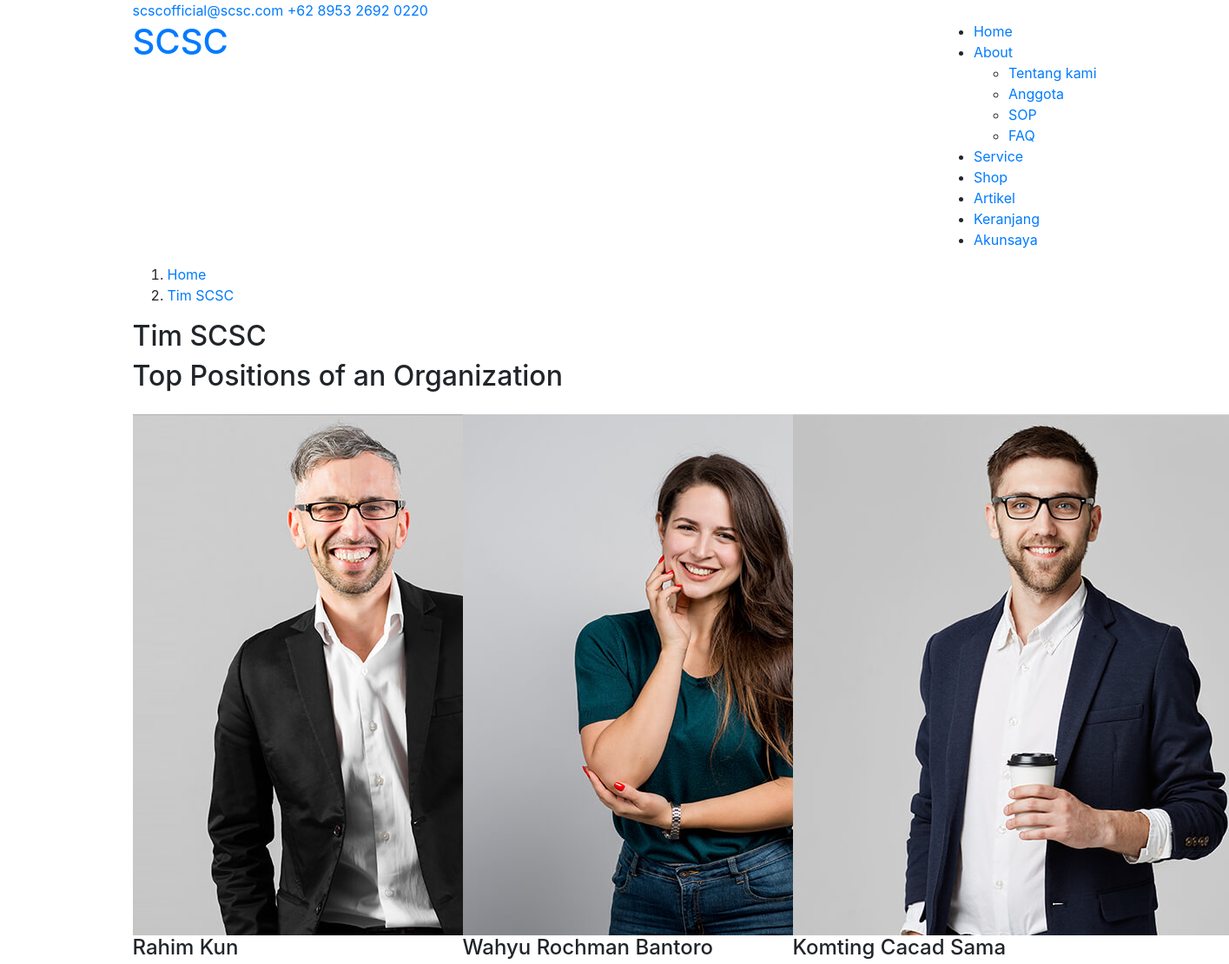
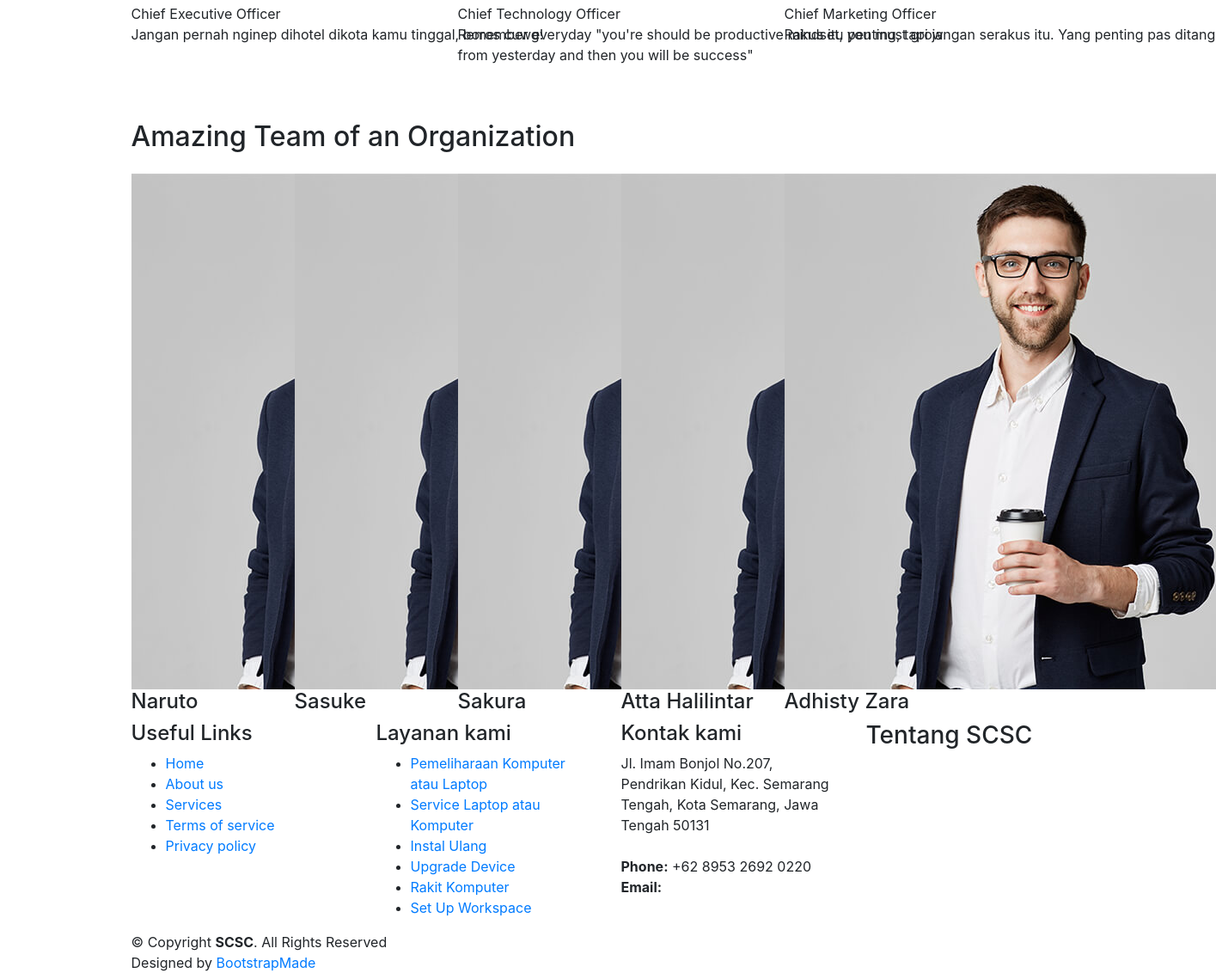
Page /index.php/tim on the committed database (2 pictures, top to bottom).
### tables this page shows
CREATE TABLE `homemenu` (
  `id` int(191) NOT NULL,
  `name` varchar(191) NOT NULL,
  `value` varchar(191) NOT NULL,
  `status` int(191) NOT NULL
);

CREATE TABLE `homemenuabout` (
  `id` int(191) NOT NULL,
  `name` varchar(191) NOT NULL,
  `value` varchar(191) NOT NULL,
  `status` int(191) NOT NULL
);

CREATE TABLE `user` (
  `id` int(191) NOT NULL,
  `name` varchar(191) NOT NULL,
  `photo` varchar(191) NOT NULL,
  `email` varchar(191) NOT NULL,
  `telp` varchar(191) NOT NULL,
  `birthday` varchar(191) NOT NULL,
  `jobs` varchar(191) NOT NULL,
  `gender` varchar(191) NOT NULL,
  `address` text NOT NULL,
  `role` int(191) NOT NULL,
  `status` varchar(191) NOT NULL,
  `complete` int(191) NOT NULL,
  `twitter` varchar(191) NOT NULL,
  `instagram` varchar(191) NOT NULL,
  `facebook` varchar(191) NOT NULL,
  `linkedin` varchar(191) NOT NULL,
  `password` text NOT NULL
);

CREATE TABLE `service` (
  `id` int(191) NOT NULL,
  `icon` varchar(191) NOT NULL,
  `name` varchar(191) NOT NULL,
  `description` text NOT NULL,
  `estimation` varchar(191) NOT NULL,
  `level` int(191) NOT NULL,
  `price` int(191) NOT NULL,
  `status` int(191) NOT NULL
);

### application/controllers/tim.php (called while the page is built, shortened)
<?php
class tim extends CI_Controller
{
    public function index(){
        $data['title'] = "Tim SCSC";
        $tempVar = $this->scsc->getAll("homemenu");
        $data['menu'] = $tempVar;
        $tempVar = $this->scsc->getAll("homemenuabout");
        $data['submenu'] = $tempVar;
        $tempVar = $this->scsc->getData("profil",array('name'=>'logo'));
        $tempVar = $tempVar[0]["value"];
        $data['logo'] = $tempVar;
        $tempVar = $this->scsc->getData("profil",array('name'=>'singkatan'));
        $tempVar = $tempVar[0]["value"];
        $data['singkatan'] = $tempVar;
        $tempVar = $this->scsc->getData("profil",array('name'=>'email'));
        $tempVar = $tempVar[0]["value"];
        $data['email'] = $tempVar;
        $tempVar = $this->scsc->getData("profil",array('name'=>'alamat'));
        $tempVar = $tempVar[0]["value"];
        $data['alamat'] = $tempVar;
        $tempVar = $this->scsc->getData("profil",array('name'=>'telp'));
        $tempVar = $tempVar[0]["value"];
        $data['telp'] = $tempVar;
        $tempVar = $this->scsc->getData("profil",array('name'=>'twitter'));
        $tempVar = $tempVar[0]["value"];
        $data['twitter'] = $tempVar;
        $tempVar = $this->scsc->getData("profil",array('name'=>'facebook'));
        $tempVar = $tempVar[0]["value"];
        $data['facebook'] = $tempVar;
        $tempVar = $this->scsc->getData("profil",array('name'=>'instagram'));
        $tempVar = $tempVar[0]["value"];
        $data['instagram'] = $tempVar;
        $tempVar = $this->scsc->getData("profil",array('name'=>'skype'));
        $tempVar = $tempVar[0]["value"];
        $data['skype'] = $tempVar;
        $tempVar = $this->scsc->getData("profil",array('name'=>'linkedin'));
        $tempVar = $tempVar[0]["value"];
        $data['linkedin'] = $tempVar;
        $tempVar = $this->scsc->getAll("corefitur");
        $data['mainfitur'] = $tempVar;
        $tempVar = $this->scsc->getData("user",array('role'=>1));
        $data['role1'] = $tempVar[0]['name'];
        $data['twitter1'] = $tempVar[0]['twitter'];
        $data['facebook1'] = $tempVar[0]['facebook'];
        $data['instagram1'] = $tempVar[0]['instagram'];
        $data['linkedin1'] = $tempVar[0]['linkedin'];
        $tempVar = $this->scsc->getData("job",array('id_user'=>$tempVar[0]['id']));
        $data['quotes1'] = $tempVar[0]['quotes'];
        $tempVar = $this->scsc->getData("user",array('role'=>'2'));
        $data['role2'] = $tempVar[0]['name'];
        $data['twitter2'] = $tempVar[0]['twitter'];
        $data['facebook2'] = $tempVar[0]['facebook'];
        $data['instagram2'] = $tempVar[0]['instagram'];
        $data['linkedin2'] = $tempVar[0]['linkedin'];
        $tempVar = $this->scsc->getData("job",array('id_user'=>$tempVar[0]['id']));
        $data['quotes2'] = $tempVar[0]['quotes'];
        $tempVar = $this->scsc->getData("user",array('role'=>'3'));
        $data['role3'] = $tempVar[0]['name'];
        $data['twitter3'] = $tempVar[0]['twitter'];
        $data['facebook3'] = $tempVar[0]['facebook'];
        $data['instagram3'] = $tempVar[0]['instagram'];
        $data['linkedin3'] = $tempVar[0]['linkedin'];
        $tempVar = $this->scsc->getData("job",array('id_user'=>$tempVar[0]['id']));
        $data['quotes3'] = $tempVar[0]['quotes'];
        $tempVar = $this->scsc->getData("user",array('role'=>'4'));
        $data['role4'] = $tempVar;
        $tempVar = $this->scsc->getData("user",array('role'=>'5'));
        $data['role5'] = $tempVar;
        $tempVar = $this->scsc->getData("user",array('role'=>'6'));
        $data['role6'] = $tempVar;
        $tempVar = $this->scsc->getData("service",array('status'=>'1'));
        $data['services'] = $tempVar;
        $data['link'] = "Tim SCSC";
        $data['active'] = 0;
        $data['dd'] = 2;
        $data['dda'] = 2;
        $this->load->view('home/header', $data);
        $this->load->view('home/top', $data);
        $this->load->view('home/tim', $data);
        $this->load->view('home/footer', $data);
    }
}

### index.php (called while the page is built, shortened)
<?php
require_once BASEPATH.'core/CodeIgniter.php';

### application/models/scsc.php (called while the page is built, shortened)
<?php
class scsc extends CI_Model
{
    public function getData($dataBase, $where)
    {
        return $this->db->get_where($dataBase, $where)->result_array();
    }
    public function getAll($tabel)
    {
        return $this->db->get($tabel)->result_array();
    }
}

### application/views/home/tim.php (the view, shortened to what this page needs)
<main id="main">
    <section id="breadcrumbs" class="breadcrumbs">
      <div class="container">
        <ol>
          <li><a href="<?= base_url();?>">Home</a></li>
          <li><a href="<?= base_url();?>tim" ><?= $link;?></a></li>
        </ol>
        <h2><?= $link;?></h2>
      </div>
    </section>
    <section id="team" class="team">
      <div class="container">
        <h2>Top Positions of an Organization</h2>
        <div class="row mt-4">
          <div class="col-lg-4 col-md-6 d-flex align-items-stretch">
            <div class="member">
              <img src="assets/img/team/team-1.jpg" alt="">
              <h4><?= ucwords(strtolower($role1));?></h4>
              <span>Chief Executive Officer</span>
              <p>
                <?= $quotes1;?>
              </p>
            </div>
          </div>
          <div class="col-lg-4 col-md-6 d-flex align-items-stretch">
            <div class="member">
              <img src="assets/img/team/team-2.jpg" alt="">
              <h4><?= ucwords(strtolower($role2));?></h4>
              <span>Chief Technology Officer</span>
              <p>
                <?= $quotes2;?>
              </p>
            </div>
          </div>
          <div class="col-lg-4 col-md-6 d-flex align-items-stretch">
            <div class="member">
              <img src="assets/img/team/team-3.jpg" alt="">
              <h4><?= ucwords(strtolower($role3));?></h4>
              <span>Chief Marketing Officer</span>
              <p>
                <?= $quotes3;?>
              </p>
            </div>
          </div>
        </div>
        <h2 class="mt-5">Amazing Team of an Organization</h2>
        <div class="row mt-4">
          <?php foreach($role4 as $r4):?>
          <div class="col-2 d-flex align-items-stretch">
            <div class="member">
              <h4><?= ucwords(strtolower($r4['name']));?></h4>
            </div>
          </div>
          <?php endforeach;?>
          <?php foreach($role5 as $r5):?>
          <div class="col-2 d-flex align-items-stretch">
            <div class="member">
              <h4><?= ucwords(strtolower($r5['name']));?></h4>
            </div>
          </div>
          <?php endforeach;?>
          <?php foreach($role6 as $r6):?>
          <div class="col-2 d-flex align-items-stretch">
            <div class="member">
              <img src="assets/img/team/team-3.jpg" alt="">
              <h4><?= ucwords(strtolower($r6['name']));?></h4>
            </div>
          </div>
          <?php endforeach;?>
        </div>
      </div>
    </section>
</main>

### application/views/home/top.php (shortened to what this page needs)
<body>
  <section id="topbar" class="d-none d-lg-block">
    <div class="container d-flex">
      <div class="contact-info mr-auto">
        <i class="icofont-envelope"></i><a href="mailto:<?= $email; ?>" target="_blank" ><?= $email; ?></a>
        <i class="icofont-phone"></i> <a href="tel:<?= $telp; ?>" target="_blank" ><?= $telp; ?></a>
      </div>
    </div>
  </section>
  <header id="header">
    <div class="container d-flex">
      <div class="logo mr-auto">
        <h1 class="text-light"><a href="<?= base_url()?>"><span><?= $singkatan; ?></span></a></h1>
      </div>
      <nav class="nav-menu d-none d-lg-block">
        <ul>
          <?php $a=1;
            foreach($menu as $nama):?>
            <?php if($a == $active && $nama['id'] != $dd):?>
              <li class="active"><a href="<?= base_url().strtolower($nama['value']);?>"><?= $nama['name'];?></a></li>
            <?php elseif($nama['id'] == $dd):?>
              <li class="drop-down"><a href="#"><?= $nama['name'];?></a>
                <ul>
                  <?php $b=1; foreach($submenu as $subnama):?>
                    <?php if($subnama['id'] != $dda):?>
                      <li>
                    <?php else:?>
                      <li class="active">
                    <?php endif;?>
                    <a href="<?= base_url().strtolower($subnama['name']);?>"><?= $subnama['value'];?></a></li>
                  <?php endforeach;?>
                </ul>
              </li>
            <?php else:?>
              <li><a href="<?= base_url().strtolower($nama['value']);?>"><?= $nama['name'];?></a></li>
            <?php endif;?>
            <?php $a++;?>
          <?php endforeach;?>
        </ul>
      </nav>
    </div>
  </header>

### application/views/home/footer.php (shortened to what this page needs)
<footer id="footer">
  <div class="footer-top">
    <div class="container">
      <div class="row">
        <div class="col-lg-3 col-md-6 footer-links">
          <h4>Useful Links</h4>
          <ul>
            <li><i class="bx bx-chevron-right"></i> <a href="#">Home</a></li>
            <li><i class="bx bx-chevron-right"></i> <a href="#">About us</a></li>
            <li><i class="bx bx-chevron-right"></i> <a href="#">Services</a></li>
            <li><i class="bx bx-chevron-right"></i> <a href="#">Terms of service</a></li>
            <li><i class="bx bx-chevron-right"></i> <a href="#">Privacy policy</a></li>
          </ul>
        </div>
        <div class="col-lg-3 col-md-6 footer-links">
          <h4>Layanan kami</h4>
          <ul>
            <?php foreach($services as $service):?>
              <li><i class="bx bx-chevron-right"></i> <a href="<?= base_url()?>service/serviceitem/<?= $service['name'];?>"><?= $service['name']; ?></a></li>
            <?php endforeach;?>
          </ul>
        </div>
        <div class="col-lg-3 col-md-6 footer-contact">
          <h4>Kontak kami</h4>
          <p>
            <?= $alamat; ?>
            <br><br>
            <strong>Phone:</strong> <?= $telp; ?><br>
            <strong>Email:</strong> <a href="mailto:<?= $email; ?>" target="_blank" class="text-white"><?= $email; ?></a><br>
          </p>
        </div>
        <div class="col-lg-3 col-md-6 footer-info">
          <h3>Tentang <?= $singkatan;?></h3>
        </div>
      </div>
    </div>
  </div>
  <div class="container">
    <div class="copyright">
      &copy; Copyright <strong><span><?= $singkatan; ?></span></strong>. All Rights Reserved
    </div>
    <div class="credits">
      Designed by <a href="https://bootstrapmade.com/">BootstrapMade</a>
    </div>
  </div>
</footer>
</body>
</html>

### rows in the picture
homemenu: name "Home"
homemenu: name "About"
homemenuabout: value "Tentang kami"
homemenuabout: value "Anggota"
homemenuabout: value "SOP"
homemenuabout: value "FAQ"
homemenu: name "Service"
homemenu: name "Shop"
homemenu: name "Artikel"
homemenu: name "Keranjang"
homemenu: name "Akunsaya"
user: name "Wahyu Rochman Bantoro"
user: name "Naruto"
user: name "Sasuke"
user: name "Sakura"
user: name "Atta Halilintar"
user: name "Adhisty Zara"
service: name "Pemeliharaan Komputer atau Laptop"
service: name "Service Laptop atau Komputer"
service: name "Instal Ulang"
service: name "Upgrade Device"
service: name "Rakit Komputer"
service: name "Set Up Workspace"

### other values in the picture
$email "scscofficial@scsc.com"
$telp "+62 8953 2692 0220"
$singkatan "SCSC"
$link "Tim SCSC"
$role1 "Rahim Kun"
$quotes1 "Jangan pernah nginep dihotel dikota kamu tinggal, boros cuwg!"
$quotes2 "Remember everyday \"you're should be productive mindset, you must grow from yesterday and then you will be success\""
$role3 "Komting Cacad Sama"
$quotes3 "Rakus itu penting, tapi jangan serakus itu. Yang penting pas…"
$alamat "Jl. Imam Bonjol No.207, Pendrikan Kidul, Kec. Semarang Tengah, Kota Semarang, Jawa Tengah 50131"
